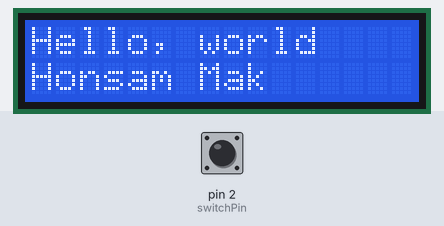
This sketch was run on a simulated Arduino Uno, built with avr-gcc and run on an emulated ATmega328P. Parts: 16×2 character LCD. Inputs (shaded band) come from the test bench; at power-on: pin 2 (switchPin) HIGH. What the sketch prints to the serial monitor is not drawn.

Above: at 2.6 s.
At 11.8 s:
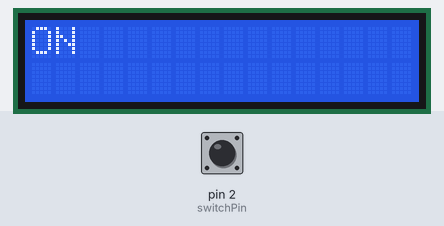
11.9 s: pin 2 (switchPin) pulled LOW for 0.15 s
At 12.12 s:
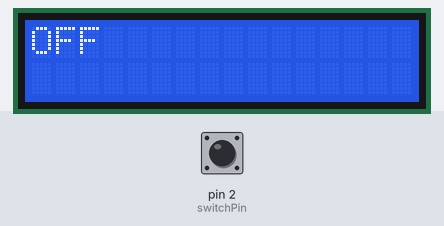
13.6 s: pin 2 (switchPin) pulled LOW for 3.2 s
Timing chart, 0 to 16.6 s (numbered marks = the images above; inputs shaded):
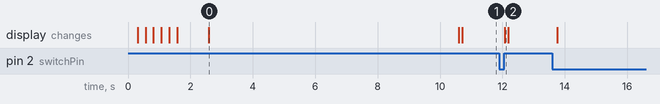

The sketch:

Demo_LCD_display_switch.ino
```cpp
#include <Wire.h>

#include <LiquidCrystal_I2C.h>

// Set the pins on the I2C chip used for LCD connections:
//                    addr, en,rw,rs,d4,d5,d6,d7,bl,blpol
LiquidCrystal_I2C lcd(0x27, 2, 1, 0, 4, 5, 6, 7, 3, POSITIVE);

const int switchPin = 2;
int switchState = 0;

void setup() {

 // open a serial connection to your computer
  Serial.begin(115200);

  //declare teh switch pin as on input
  pinMode(switchPin, INPUT);

  // initialze LCD, 16 char in one line, total 2 lines, default to turn on the backlight
  lcd.begin(16, 2);

  // blink three times
  for(int i=0; i<3; i++) {
    lcd.backlight();    //turn on backlight
    delay(250);
    lcd.noBacklight();  // turn off backlight
    delay(250);
  }
  lcd.backlight();

  // intial output
  lcd.setCursor(0,0);         //set cursor position at first line
  lcd.print("Hello, world");
  delay(1000);
  lcd.setCursor(0, 1);        //set cursor position at second line
  lcd.print("Honsam Mak");
  delay(8000);

  // Wait for user's input
  lcd.clear();
  lcd.setCursor(0, 0);
  lcd.print("Press button");
}

void loop() {

  switchState = digitalRead(switchPin);

  if (switchState == LOW) {
    delay(100);
    lcd.clear();
    lcd.write("OFF");
    Serial.println(switchState);
  } else {
    delay(100);
    lcd.clear();
    lcd.write("ON");
    Serial.println(switchState);
  }
}
```

Measured:
- after the input at 11.9 s, the display: changes after 0.18 s (image 2)
- what the display in image 0 shows lasts 8.0 s, from 2.6 s to 10.6 s
